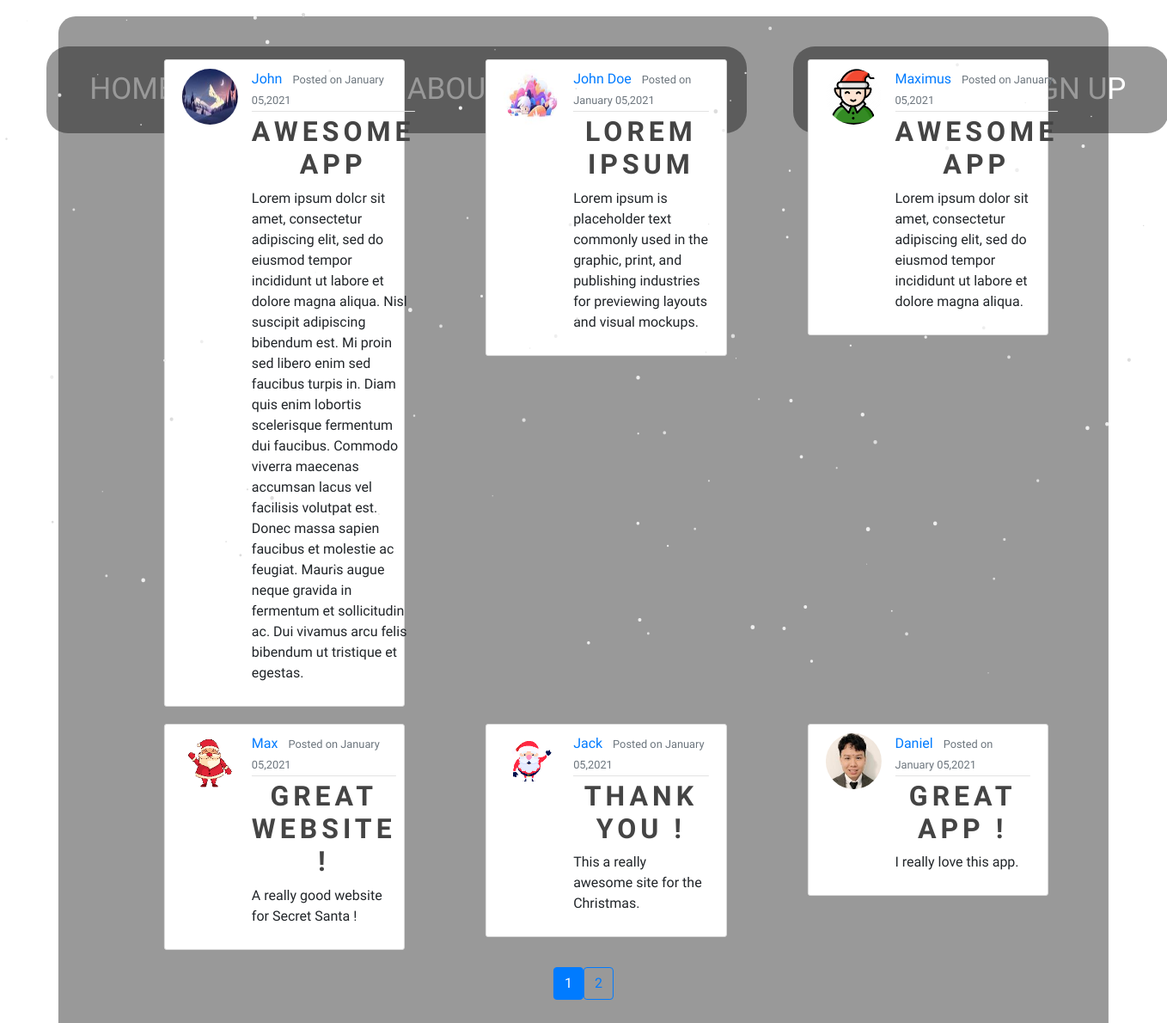
Screenshot of /thanks with the database file from the repository.
### SecretSanta/models.py (models this page shows, shortened)
class Post(db.Model):
    id = db.Column(db.Integer, primary_key=True)
    title = db.Column(db.String(100), nullable=False)
    date_posted = db.Column(db.DateTime,
                            nullable=False,
                            default=datetime.utcnow)
    content = db.Column(db.Text, nullable=False)
    user_id = db.Column(db.Integer, db.ForeignKey('user.id'), nullable=False)

class User(db.Model, UserMixin):
    id = db.Column(db.Integer, primary_key=True)
    username = db.Column(db.String(12), unique=True, nullable=False)
    email = db.Column(db.String(30), unique=True, nullable=False)
    image_file = db.Column(db.String(20),
                           nullable=False,
                           default='default.png')
    password = db.Column(db.String(60), nullable=False)
    isJoined = db.Column(db.Boolean(), default=False)
    posts = db.relationship('Post', backref='author', lazy=True)

### SecretSanta/posts/routes.py (the view)
@posts.route("/thanks")
def thanks():
    page = request.args.get('page', 1, type=int)
    posts = Post.query.order_by(Post.date_posted.desc()).paginate(page=page,
                                                                  per_page=6)
    return render_template("thanks.html", title="Thanks", posts=posts)

### SecretSanta/templates/thanks.html (shortened to what this page needs)
{% extends "base.html" %} {% block body %}
<div class="wrapper-post">
  <link
    rel="stylesheet"
    href="https://maxcdn.bootstrapcdn.com/bootstrap/4.0.0/css/bootstrap.min.css"
  />
  {% for post in posts.items %}
  <section class="display-content">
    <article class="media content-section">
      <img
        class="rounded-circle article-img"
        src="{{url_for('static', filename='profile_pics/'+ post.author.image_file)}}"
      />
      <div class="media-body">
        <div class="article-metadata">
          <a class="mr-2" href="{{url_for('users.user_posts',username=post.author.username)}}">{{post.author.username}}</a>
          <small class="text-muted"
            >Posted on {{ post.date_posted.strftime('%B %d,%Y') }}</small
          >
        </div>
        <h2>
          <a class="article-title" href="{{url_for('posts.post',post_id=post.id)}}"
            >{{post.title}}</a
          >
        </h2>
        <p class="article-content">{{ post.content }}</p>
      </div>
    </article>
  </section>
  {% endfor %}
  {% for page_num in posts.iter_pages(left_edge=1,right_edge=1,left_current=1,right_current=2) %}
  {% if page_num %}
    {% if posts.page == page_num %}
      <div class="justify-content-center d-flex flex-row" >
        <a
          class="btn btn-primary mb-4"
          href="{{url_for('posts.thanks',page=page_num)}}"
          >{{page_num}}</a
        >
      {% else %}
      <div class="justify-content-center d-flex flex-row" >
        <a
          class="btn btn-outline-primary mb-4"
          href="{{url_for('posts.thanks',page=page_num)}}"
          >{{page_num}}</a
        >
      {% endif %}
  {% endif %}
  {% endfor %}
</div>
{% endblock body%}

### SecretSanta/templates/base.html (shortened to what this page needs)
<!DOCTYPE html>
<html>
  <head>
    <link
      rel="stylesheet"
      type="text/css"
      href="{{url_for('static',filename='main.css')}}"
    />
    <link
      rel="stylesheet"
      href="https://use.fontawesome.com/releases/v5.8.1/css/all.css"
    />
  </head>
  <body>
    <div class="nav-bar">
      <ul class="menu-bar">
        <li class="nav"><a href="{{url_for('main.home')}}">HOME</a></li>
        <li class="nav">
          <a href="{{url_for('users.join')}}">JOIN</a>
        </li>
        <li class="nav"><a href="{{url_for('main.about')}}">ABOUT</a></li>
        <li class="nav"><a href="{{url_for('posts.thanks')}}">THANKS</a></li>
      </ul>
      <ul class="users">
        {% if current_user.is_authenticated %}
        <li class="nav"><a href="{{url_for('posts.new_post')}}">POST</a></li>
        <li class="nav"><a href="{{url_for('users.profile')}}">PROFILE</a></li>
        <li class="nav"><a href="{{url_for('users.logout')}}">LOG OUT</a></li>
        {% else %}
        <li class="nav"><a href="{{url_for('users.login')}}">LOG IN</a></li>
        <li class="nav"><a href="{{url_for('users.register')}}">SIGN UP</a></li>
        {% endif %}
      </ul>
    </div>
    {%block body%}{%endblock body%}
  </body>
</html>

### SecretSanta/static/main.css (style rules this page uses)
body, html { background: url(/static/img/background.png) center; height: 100%; margin: 0; font-family: "Gochi Hand", cursive !important; }
.nav-bar { display: flex; margin-right: 20%; }
.menu-bar, .users { margin-top: 5%; border-radius: 25px; display: inline-flex; background-color: rgba(0, 0, 0, 0.4); -webkit-backdrop-filter: blur(10px); backdrop-filter: blur(10px); align-items: center; padding: 0 2px; margin-left: 5%; }
.menu-bar li, .users li { list-style: none; padding: 12px 16px; margin: 0 8px; position: relative; cursor: pointer; white-space: nowrap; font-size: 30px; }
.nav-bar ul li a { text-decoration: none; color: #fff; padding: 12px 16px; margin: 0 8px; position: relative; cursor: pointer; white-space: nowrap; font-size: 35px; }
.menu-bar li::before, .users li::before { content: " "; position: absolute; top: 0; left: 0; height: 100%; width: 100%; z-index: -1; transition: 0.2s; border-radius: 25px; }
h2 { text-align: center; font-size: 1em; text-transform: uppercase; letter-spacing: 5px; color: #e8edec; font-size: 40px; color: rgb(239, 47, 60); }
.wrapper-post { width: 90%; height: auto; margin-top: 10%; padding: 50px 50px; position: absolute; top: 40%; left: 50%; transform: translate(-50%, -50%); border-radius: 20px; background-color: rgba(0, 0, 0, 0.4); }
.content-section { background: #ffffff; padding: 10px 20px; border: 1px solid #dddddd; border-radius: 3px; margin-bottom: 20px; }
.article-title { color: #444444; font-weight: bold; }
.article-content { white-space: pre-line; }
.article-img { height: 65px; width: 65px; margin-right: 16px; }
.article-metadata { padding-bottom: 1px; margin-bottom: 4px; border-bottom: 1px solid #e3e3e3; }
.display-content { display: inline-block; margin: 0 1.5%; width: 30%; padding-left: 5%; }

### rows the page displays
Post: image_file (picture), author.username "John", date_posted "January 05,2021", title "AWESOME APP", content "Lorem ipsum dolor sit amet, consectetur adipiscing elit, sed do eiusmod tempor incididunt ut labore et dolore magna aliqua. Nisl suscipit adipiscing bibendum est. Mi proin sed libero enim sed faucibus turpis in. Diam quis enim lobortis scelerisque fermentum dui faucibus. Commodo viverra maecenas accumsan lacus vel facilisis volutpat est. Donec massa sapien faucibus et molestie ac feugiat. Mauris augue neque gravida in fermentum et sollicitudin ac. Dui vivamus arcu felis bibendum ut tristique et egestas."
Post: image_file (picture), author.username "John Doe", date_posted "January 05,2021", title "LOREM IPSUM", content "Lorem ipsum is placeholder text commonly used in the graphic, print, and publishing industries for previewing layouts and visual mockups."
Post: image_file (placeholder picture), author.username "Maximus", date_posted "January 05,2021", title "AWESOME APP", content "Lorem ipsum dolor sit amet, consectetur adipiscing elit, sed do eiusmod tempor incididunt ut labore et dolore magna aliqua."
Post: image_file (picture), author.username "Max", date_posted "January 05,2021", title "GREAT WEBSITE !", content "A really good website for Secret Santa !"
Post: image_file (picture), author.username "Jack", date_posted "January 05,2021", title "THANK YOU !", content "This a really awesome site for the Christmas."
Post: image_file (picture), author.username "Daniel", date_posted "January 05,2021", title "GREAT APP !", content "I really love this app."

### other values shown
{{ page_num }} "1"
{{ page_num }} "2"
